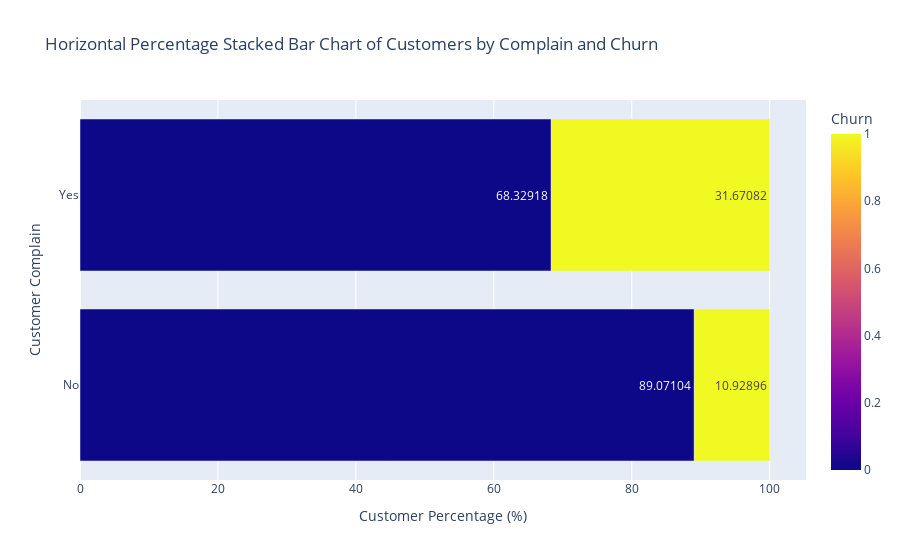

The cell this chart's notebook holds for it:
### Markdown cell above
### Observation & Insight:
Customer dengan Tenure rendah (kurang dari 2 bulan) memiliki potensi churn jauh lebih tinggi daripada tenure menengah keatas. Terlihat dalam grafik tenure 0-1 bulan memiliki persentase churn yang paling tinggi sebesar 53,5%.Tenure 1-2 bulan memiliki persentase churn yang tinggi juga sebesar 50,6%. Sedangkan Tenure yang lebih dari 2 bulan memiliki sampai 21 bulan memiliki median sekitar 13,9%. Dari grafik juga terlihat customer yang memiliki tenure lebih dari sama dengan 22 bulan tidak ada customer yang Churn

Berikut beberapa rekomendasi bisnis yang dapat membantu Anda memfokuskan upaya untuk menjaga pelanggan yang baru bergabung:

1. Program Onboarding yang Efektif: Buatlah program onboarding yang efektif untuk pelanggan yang baru bergabung, dengan panduan langkah demi langkah yang memudahkan mereka dalam menggunakan aplikasi dan berbelanja. Sediakan bantuan dan dukungan pelanggan yang mudah diakses selama periode onboarding.

2. Penawaran Spesial untuk Tenure Rendah: Berikan penawaran spesial, diskon, atau hadiah kepada pelanggan dengan tenure rendah untuk mendorong mereka berbelanja lebih banyak. Buatlah paket promosi khusus untuk produk-produk yang biasanya dibeli oleh pelanggan baru.

3. Customer Engagement: Fokus pada customer engagement dengan mengirimkan email, notifikasi, atau pesan langsung yang memberikan informasi tentang produk, penawaran khusus, atau rekomendasi berdasarkan perilaku mereka.

4. Program Loyalty: Implementasikan program loyalty yang memberikan insentif kepada pelanggan yang tetap berbelanja dengan Anda. Berikan poin atau diskon tambahan setelah pelanggan mencapai tenure tertentu. Berikan insentif kepada pelanggan yang mereferensikan teman atau keluarga untuk bergabung dengan aplikasi Anda.

### Code cell
df['Complain'] = df['Complain'].map({0: 'No', 1: 'Yes'})

# Group the data by 'Complain', 'Churn', and count the number of occurrences
grouped_data = df.groupby(['Complain', 'Churn']).size().reset_index(name='Count')

# Calculate the percentage of customers in each stack
grouped_data['Percentage'] = grouped_data['Count'] / grouped_data.groupby('Complain')['Count'].transform('sum') * 100

# Plot the horizontal percentage stacked bar chart
fig = px.bar(grouped_data, x='Percentage', y='Complain', orientation='h', color='Churn',
             title='Horizontal Percentage Stacked Bar Chart of Customers by Complain and Churn',
             color_discrete_sequence=['#3A506B', '#BA1F33'],
             labels={'Complain': 'Customer Complain', 'Percentage': 'Customer Percentage'})

# Customize the plot
fig.update_layout(barmode='stack')
fig.update_traces(texttemplate='%{value}', textposition='inside')
fig.update_xaxes(title_text='Customer Percentage (%)')
fig.update_yaxes(title_text='Customer Complain')

fig.show()

### Figure 1 — Plotly figure (JSON) as saved in the notebook; plotly's stock layout.template omitted (floating-point values rounded to 4 significant figures)
{"data": [{"alignmentgroup": "True", "hovertemplate": "Customer Percentage=%{x}<br>Customer Complain=%{y}<br>Churn=%{marker.color}<extra></extra>", "legendgroup": "", "marker": {"color": [0, 1, 0, 1], "coloraxis": "coloraxis", "pattern": {"shape": ""}}, "name": "", "offsetgroup": "", "orientation": "h", "showlegend": false, "textposition": "inside", "texttemplate": "%{value}", "type": "bar", "x": [89.07, 10.93, 68.33, 31.67], "xaxis": "x", "y": ["No", "No", "Yes", "Yes"], "yaxis": "y"}], "layout": {"barmode": "stack", "coloraxis": {"colorbar": {"title": {"text": "Churn"}}, "colorscale": [[0, "#0d0887"], [0.1111, "#46039f"], [0.2222, "#7201a8"], [0.3333, "#9c179e"], [0.4444, "#bd3786"], [0.5556, "#d8576b"], [0.6667, "#ed7953"], [0.7778, "#fb9f3a"], [0.8889, "#fdca26"], [1, "#f0f921"]]}, "legend": {"tracegroupgap": 0}, "title": {"text": "Horizontal Percentage Stacked Bar Chart of Customers by Complain and Churn"}, "xaxis": {"anchor": "y", "domain": [0, 1], "title": {"text": "Customer Percentage (%)"}}, "yaxis": {"anchor": "x", "domain": [0, 1], "title": {"text": "Customer Complain"}}}}
